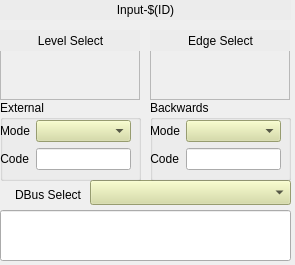
<ui version="4.0">
 <class>Form</class>
 <widget class="QWidget" name="Form">
  <property name="geometry">
   <rect>
    <x>0</x>
    <y>0</y>
    <width>295</width>
    <height>265</height>
   </rect>
  </property>
  <property name="windowTitle">
   <string>Form</string>
  </property>
  <widget class="caMenu" name="camenu">
   <property name="geometry">
    <rect>
     <x>90</x>
     <y>180</y>
     <width>201</width>
     <height>25</height>
    </rect>
   </property>
   <property name="channel" stdset="0">
    <string notr="true">$(EVR):In-$(ID)-DBus-Sel</string>
   </property>
  <property name="styleSheet">
   <string notr="true">background-color: rgb(212, 219, 157);</string>
  </property></widget>
  <widget class="caLineEdit" name="calineedit">
   <property name="geometry">
    <rect>
     <x>0</x>
     <y>210</y>
     <width>291</width>
     <height>51</height>
    </rect>
   </property>
   <property name="alignment">
    <set>Qt::AlignLeading|Qt::AlignLeft|Qt::AlignTop</set>
   </property>
   <property name="channel" stdset="0">
    <string notr="true">$(EVR):Out-$(P)$(ID)-User-SP</string>
   </property>
   <property name="formatType">
    <enum>caLineEdit::string</enum>
   </property>
  </widget>
  <widget class="QLabel" name="label_14">
   <property name="geometry">
    <rect>
     <x>0</x>
     <y>185</y>
     <width>81</width>
     <height>20</height>
    </rect>
   </property>
   <property name="text">
    <string>DBus Select</string>
   </property>
   <property name="alignment">
    <set>Qt::AlignRight|Qt::AlignTrailing|Qt::AlignVCenter</set>
   </property>
  </widget>
  <widget class="QFrame" name="frame">
   <property name="geometry">
    <rect>
     <x>0</x>
     <y>30</y>
     <width>140</width>
     <height>70</height>
    </rect>
   </property>
   <property name="frameShape">
    <enum>QFrame::StyledPanel</enum>
   </property>
   <property name="frameShadow">
    <enum>QFrame::Raised</enum>
   </property>
   <widget class="caChoice" name="cachoice_2">
    <property name="geometry">
     <rect>
      <x>10</x>
      <y>25</y>
      <width>120</width>
      <height>40</height>
     </rect>
    </property>
    <property name="channel" stdset="0">
     <string notr="true">$(EVR):In-$(ID)-Lvl-Sel</string>
    </property>
    <property name="endBit">
     <number>1</number>
    </property>
   <property name="background">
         <color>
          <red>212</red>
          <green>219</green>
          <blue>157</blue>
         </color>
        </property><property name="bordercolor">
         <color>
          <red>0</red>
          <green>0</green>
          <blue>0</blue>
         </color>
        </property><property name="colorMode">
         <enum>caChoice::Static</enum>
        </property></widget>
   <widget class="caLabel" name="calabel_3">
    <property name="geometry">
     <rect>
      <x>0</x>
      <y>0</y>
      <width>141</width>
      <height>21</height>
     </rect>
    </property>
    <property name="text">
     <string>Level Select</string>
    </property>
    <property name="alignment">
     <set>Qt::AlignCenter</set>
    </property>
   <property name="styleSheet">
   <string notr="true">background-color: rgb(236, 236, 236, 255);</string>
  </property></widget>
  </widget>
  <widget class="QFrame" name="frame_2">
   <property name="geometry">
    <rect>
     <x>150</x>
     <y>30</y>
     <width>140</width>
     <height>70</height>
    </rect>
   </property>
   <property name="frameShape">
    <enum>QFrame::StyledPanel</enum>
   </property>
   <property name="frameShadow">
    <enum>QFrame::Raised</enum>
   </property>
   <widget class="caChoice" name="cachoice_3">
    <property name="geometry">
     <rect>
      <x>10</x>
      <y>25</y>
      <width>120</width>
      <height>40</height>
     </rect>
    </property>
    <property name="channel" stdset="0">
     <string notr="true">$(EVR):In-$(ID)-Edge-Sel</string>
    </property>
    <property name="endBit">
     <number>1</number>
    </property>
   <property name="background">
         <color>
          <red>212</red>
          <green>219</green>
          <blue>157</blue>
         </color>
        </property><property name="bordercolor">
         <color>
          <red>0</red>
          <green>0</green>
          <blue>0</blue>
         </color>
        </property><property name="colorMode">
         <enum>caChoice::Static</enum>
        </property></widget>
   <widget class="caLabel" name="calabel_2">
    <property name="geometry">
     <rect>
      <x>0</x>
      <y>0</y>
      <width>141</width>
      <height>21</height>
     </rect>
    </property>
    <property name="text">
     <string>Edge Select</string>
    </property>
    <property name="alignment">
     <set>Qt::AlignCenter</set>
    </property>
   <property name="styleSheet">
   <string notr="true">background-color: rgb(236, 236, 236, 255);</string>
  </property></widget>
  </widget>
  <widget class="caLabel" name="calabel">
   <property name="geometry">
    <rect>
     <x>0</x>
     <y>0</y>
     <width>291</width>
     <height>20</height>
    </rect>
   </property>
   <property name="text">
    <string>Input-$(ID)</string>
   </property>
   <property name="alignment">
    <set>Qt::AlignCenter</set>
   </property>
  <property name="styleSheet">
   <string notr="true">background-color: rgb(236, 236, 236, 255);</string>
  </property></widget>
  <widget class="QGroupBox" name="groupBox_2">
   <property name="geometry">
    <rect>
     <x>150</x>
     <y>100</y>
     <width>141</width>
     <height>81</height>
    </rect>
   </property>
   <property name="title">
    <string>Backwards</string>
   </property>
   <widget class="QWidget" name="formLayoutWidget_2">
    <property name="geometry">
     <rect>
      <x>0</x>
      <y>20</y>
      <width>131</width>
      <height>61</height>
     </rect>
    </property>
    <layout class="QFormLayout" name="formLayout_2">
     <item row="0" column="0">
      <widget class="QLabel" name="label_17">
       <property name="text">
        <string>Mode</string>
       </property>
       <property name="alignment">
        <set>Qt::AlignRight|Qt::AlignTrailing|Qt::AlignVCenter</set>
       </property>
      </widget>
     </item>
     <item row="0" column="1">
      <widget class="caMenu" name="camenu_4">
       <property name="channel" stdset="0">
        <string notr="true">$(EVR):In-$(ID)-Trig-Back-Sel</string>
       </property>
      <property name="styleSheet">
   <string notr="true">background-color: rgb(212, 219, 157);</string>
  </property></widget>
     </item>
     <item row="1" column="0">
      <widget class="QLabel" name="label_18">
       <property name="text">
        <string>Code</string>
       </property>
       <property name="alignment">
        <set>Qt::AlignRight|Qt::AlignTrailing|Qt::AlignVCenter</set>
       </property>
      </widget>
     </item>
     <item row="1" column="1">
      <widget class="caTextEntry" name="catextentry_5">
       <property name="channel" stdset="0">
        <string notr="true">$(EVR):In-$(ID)-Code-Back-SP</string>
       </property>
       <property name="background">
         <color>
          <red>212</red>
          <green>219</green>
          <blue>157</blue>
         </color>
        </property><property name="colorMode">
         <enum>caLineEdit::Static</enum>
        </property></widget>
     </item>
    </layout>
   </widget>
  </widget>
  <widget class="QGroupBox" name="groupBox">
   <property name="geometry">
    <rect>
     <x>0</x>
     <y>100</y>
     <width>141</width>
     <height>81</height>
    </rect>
   </property>
   <property name="title">
    <string>External</string>
   </property>
   <widget class="QWidget" name="formLayoutWidget">
    <property name="geometry">
     <rect>
      <x>0</x>
      <y>20</y>
      <width>131</width>
      <height>61</height>
     </rect>
    </property>
    <layout class="QFormLayout" name="formLayout">
     <item row="0" column="0">
      <widget class="QLabel" name="label_15">
       <property name="text">
        <string>Mode</string>
       </property>
       <property name="alignment">
        <set>Qt::AlignRight|Qt::AlignTrailing|Qt::AlignVCenter</set>
       </property>
      </widget>
     </item>
     <item row="0" column="1">
      <widget class="caMenu" name="camenu_2">
       <property name="channel" stdset="0">
        <string notr="true">$(EVR):In-$(ID)-Trig-Ext-Sel</string>
       </property>
      <property name="styleSheet">
   <string notr="true">background-color: rgb(212, 219, 157);</string>
  </property></widget>
     </item>
     <item row="1" column="0">
      <widget class="QLabel" name="label_16">
       <property name="text">
        <string>Code</string>
       </property>
       <property name="alignment">
        <set>Qt::AlignRight|Qt::AlignTrailing|Qt::AlignVCenter</set>
       </property>
      </widget>
     </item>
     <item row="1" column="1">
      <widget class="caTextEntry" name="catextentry_4">
       <property name="channel" stdset="0">
        <string notr="true">$(EVR):In-$(ID)-Code-Ext-SP</string>
       </property>
       <property name="background">
         <color>
          <red>212</red>
          <green>219</green>
          <blue>157</blue>
         </color>
        </property><property name="colorMode">
         <enum>caLineEdit::Static</enum>
        </property></widget>
     </item>
    </layout>
   </widget>
  </widget>
 </widget>
 <customwidgets>
  <customwidget>
   <class>caMenu</class>
   <extends>QComboBox</extends>
   <header>caMenu</header>
  </customwidget>
  <customwidget>
   <class>caChoice</class>
   <extends>QWidget</extends>
   <header>caChoice</header>
  </customwidget>
  <customwidget>
   <class>caTextEntry</class>
   <extends>caLineEdit</extends>
   <header>caTextEntry</header>
  </customwidget>
  <customwidget>
   <class>caLabel</class>
   <extends>QLabel</extends>
   <header>caLabel</header>
  </customwidget>
  <customwidget>
   <class>caLineEdit</class>
   <extends>QLineEdit</extends>
   <header>caLineEdit</header>
  </customwidget>
 </customwidgets>
 <resources/>
 <connections/>
</ui>
